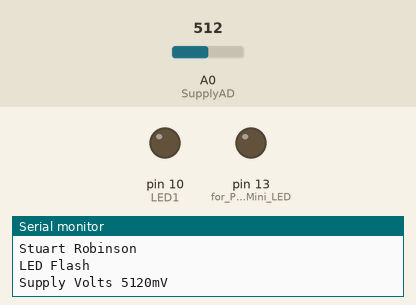
Simulated run of this sketch. Board: Arduino Uno, built with avr-gcc and run on an emulated ATmega328P. On the bench: output pins drawn as LEDs (lit = HIGH), the last lines printed to the serial monitor. Inputs (shaded band) come from the test bench; at power-on: A0 (SupplyAD) = 512.

Above: at 1.7 s.
At 5.65 s:
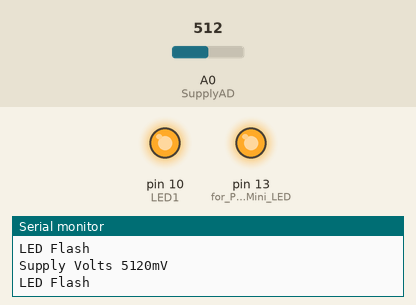
Timing chart, 0 to 6.0 s (numbered marks = the images above):
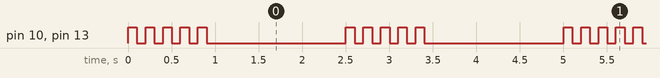

The sketch:

Battery_Voltage_Read_Test.ino
```cpp
#define programname "Battery_Voltage_Read_Test"
#define programversion "V1.1"
#define dateproduced "26/11/2017"
#define aurthorname "Stuart Robinson"
#include <Arduino.h>

/*
*****************************************************************************************************************************

LoRaTracker Test Programs

Copyright of the author Stuart Robinson - 26/11/2017

http://www.LoRaTracker.uk

These programs may be used free of charge for personal, recreational and educational purposes only.

This program, or parts of it, may not be used for or in connection with any commercial purpose without the explicit permission
of the author Stuart Robinson.

The programs are supplied as is, it is up to individual to decide if the programs are suitable for the intended purpose and
free from errors.

*****************************************************************************************************************************
*/

/*
********************************************************************************************************************************
Program operation

This test program has been written to check that hardware for reading the battery voltage has been assembled correctly such
that it is funtional.
********************************************************************************************************************************
*/

/*
********************************************************************************************************************************
Connections

The program uses 2 pins on the Arduino, SupplyAD and LED1. You can explicitly define them below by removing the two // characters
in front of the #define SupplyAD and #define LED1 lines.
********************************************************************************************************************************
*/


#define SupplyAD A0                //Ressitor divider for battery connected here
#define LED1 10                    //pin for LED
#define ADMultiplier 10            //adjustment to convert AD value read into mV of battery voltage


/*
***********************************************************************************************************************************************
Board Definitions

As an alternative to explicitly defining the Arduino pins required, there are pre-defined board definition files for the LoRaTracker boards
included in the LoRaTracker Library;

https://github.com/LoRaTracker/LoRaTracker-Library

Select (include) the board definition file you require by removing the // characters before the appropriate include line in the list below
***********************************************************************************************************************************************
*/

//#include "HAB2_Board_Definitions.h"
//#include "Locator2_Board_Definitions.h"
//#include "LCD_Receiver_Board_Definitions.h"
//#include "Relay1_Board_Definitions.h"
//#include "Receiver2_Board_Definitions.h"
//#include "Sensor1_Board_Definitions.h"
//#include "MicroRX_Board_Definitions.h"
//#include "PIHTracker2_Board_Definitions.h"
//#include "PIHTracker3_Board_Definitions.h"
//#include "RFM98_Shield_January2016_Board_Definitions.h"
//#include "MarkTwo_Board_Definitions.h"

#define Serial_Monitor_Baud 38400                    //this is baud rate used for the Arduino IDE Serial Monitor


void loop()
{
  Serial.println(F("LED Flash"));
  led_Flash(5, 100);
  print_SupplyVoltage();
  Serial.println();
  delay(1500);
}


void led_Flash(unsigned int flashes, unsigned int delaymS)
{
  unsigned int index;

  for (index = 1; index <= flashes; index++)
  {
    digitalWrite(LED1, HIGH);
    digitalWrite(13, HIGH);
    delay(delaymS);
    digitalWrite(LED1, LOW);
    digitalWrite(13, LOW);
    delay(delaymS);
  }
}


unsigned int read_SupplyVoltage()
{
  //relies on 1V1 internal reference and 91K & 11K resistor divider
  //returns supply in mV @ 10mV per AD bit read
  unsigned int temp, SupplyVolts;
  byte index;

  analogReference(INTERNAL);
  for (index = 0; index <= 4; index++)                      //sample AD 3 times
  {
    temp = analogRead(SupplyAD);
    SupplyVolts = SupplyVolts + temp;
  }
  SupplyVolts = ((SupplyVolts / 5) * ADMultiplier);
  return SupplyVolts;
}


void print_SupplyVoltage()
{
  //get and display supply volts on terminal or monitor
  Serial.print(F("Supply Volts "));
  Serial.print(read_SupplyVoltage());
  Serial.println(F("mV"));
}


void setup()
{

  Serial.begin(Serial_Monitor_Baud);        //setup Serial console ouput
  Serial.println(F(programname));
  Serial.println(F(programversion));
  Serial.println(F(dateproduced));
  Serial.println(F(aurthorname));
  Serial.println();

  pinMode(LED1, OUTPUT);                   //for PCB LED
  pinMode(13, OUTPUT);                     //for Pro Mini LED, Pin13

  read_SupplyVoltage();                    //dummy read, first read can be inaccurate

}
```

Measured:
- by itself, pin 10 (LED1), pin 13 (for_Pro_Mini_LED): repeats every 2.5 s: 4 × (LOW 0.10 s, HIGH 0.10 s), LOW 1.6 s, HIGH 0.10 s
- by itself, everything shown: repeats every 2.5 s, in 10 steps
